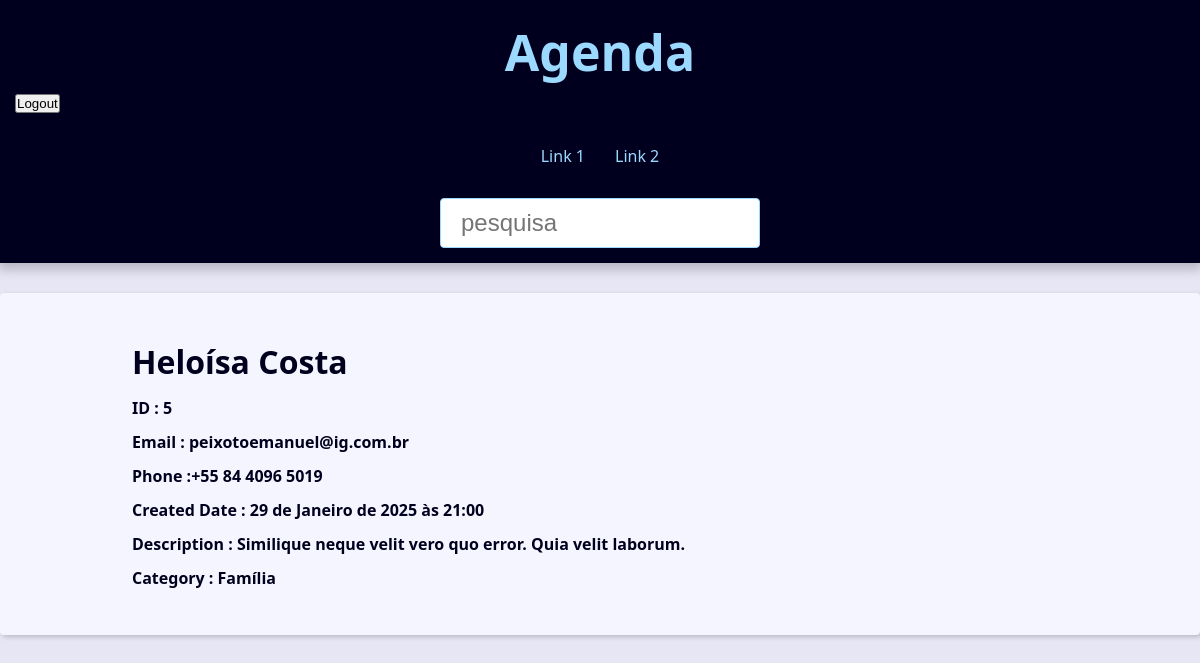
/agenda/5/ (signed in), run on an earlier commit of the app's database.
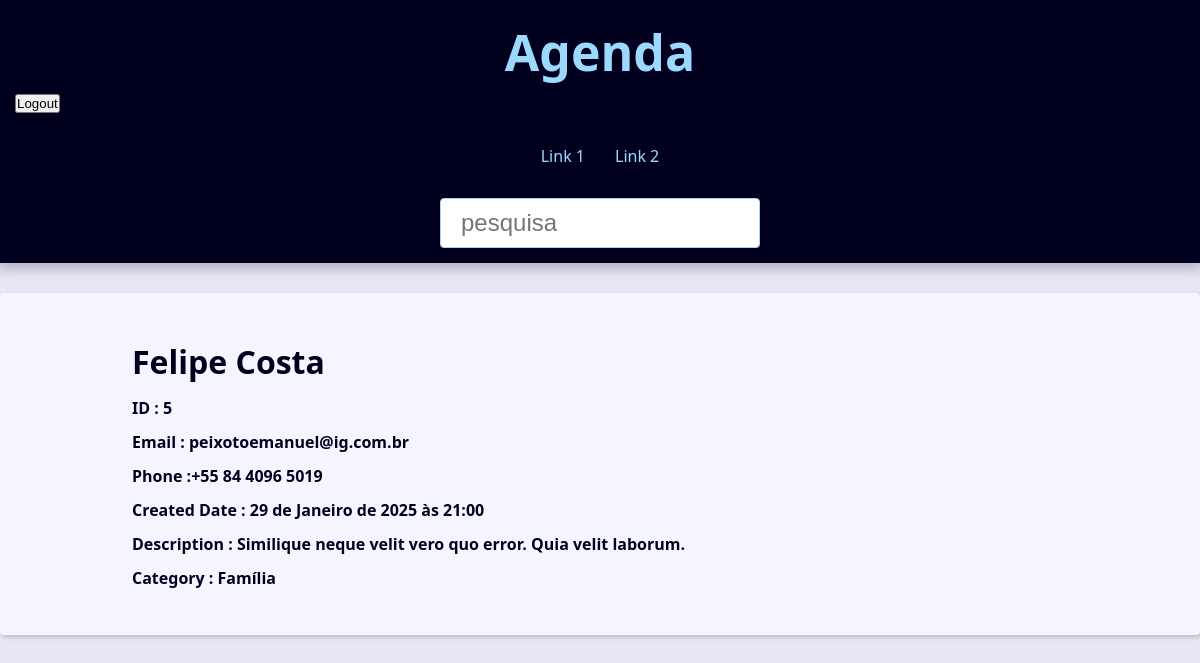
And on a later commit of the database.
### contact/models.py (models this page shows, shortened)
class Contact(models.Model):
  first_name = models.CharField(max_length=50)
  last_name = models.CharField(max_length=50,blank=True)
  phone = models.CharField(max_length=50)
  email = models.EmailField(max_length=254, blank=True)
  created_date = models.DateTimeField(default=timezone.now)  # Django executa a função timezone.now() quando o objeto Contato é criado
  description = models.TextField(blank=True)
  show = models.BooleanField(default=True)
  picture = models.ImageField(blank=True,upload_to='pictures/%Y/%m') # Depende do pillow
  category = models.ForeignKey(Category,
  on_delete=models.SET_NULL,  # Tipos de on_delete => 1) CASCADE 2) SET_NULL 3) PROTECT 4 ) SET_DEFAULT
  blank=True,null=True)
  owner = models.ForeignKey(User,on_delete=models.SET_NULL,blank=True,null=True)
  class Meta:
    verbose_name = 'Contact'
    verbose_name_plural = 'Contacts'

class Category(models.Model):
  name = models.CharField(max_length=50)
  class Meta:
    verbose_name = 'Category'
    verbose_name_plural = 'Categories'

### contact/views/contact_views.py (the view)
# urls.py: path('<int:contact_id>/',views.contact,name='contact'),
@login_required
def contact(request,contact_id):
  single_contact = get_object_or_404(Contact,pk=contact_id,show=True) # Se não houver id existente levanta erro 404
  contact_name = f'{single_contact.first_name} {single_contact.last_name} - '
  context = {
    'contact': single_contact,
    'site_title':contact_name
  }
  return render(request, 'contact/contact.html',context)

### contact/templates/contact/contact.html
{% extends 'global/base.html' %} {% block content %}
<div class="single-contact">
  <h1 class="single-contact-name">
    {{ contact.first_name}} {{ contact.last_name}}
  </h1>
  <p><b>ID : {{contact.id}}</b></p>
  <p><b>Email : {{contact.email}}</b></p>
  <p><b>Phone :{{contact.phone}}</b></p>
  <p><b>Created Date : {{contact.created_date}}</b></p>
  <p><b>Description : {{contact.description}}</b></p>
  <p><b>Category : {{contact.category.name}}</b></p>
</div>
{% endblock content %}

### base_templates/global/base.html
<!DOCTYPE html>
<html lang="pt-BR">
  <head>
  {% include "global/partials/_head.html" %}
  </head>
  <body>
  {% include 'global/partials/_header.html' %}
    <main class="content">{% block content %}{% endblock content %}</main>
  </body>
</html>

### base_templates/global/partials/_head.html (shortened to what this page needs)
{% load static %}
<link rel="stylesheet" href="{% static 'global/css/style.css' %}" />

### base_templates/global/partials/_header.html (shortened to what this page needs)
<header class="header">
  <h1 class="header-heading">
    <a href="{% url 'contact:index' %}" class="header-link">Agenda</a>
  </h1>
  {% if user.is_authenticated %}
  <form action="{% url 'logout' %}" method="post" style="display: inline">
    <button type="submit">Logout</button>
  </form>
  {% else %}
  <a href="{% url 'login' %}">Entrar</a>
  {% endif %}
  <nav class="menu">
    <ul class="menu-list">
      <li class="menu-item">
        <a href="" class="menu-link">Link 1</a>
      </li>
      <li class="menu-item">
        <a href="" class="menu-link">Link 2</a>
      </li>
    </ul>
  </nav>
  <div class="search">
    <form action="" method="get">
      <input
        type="text"
        class="search-input"
        placeholder="pesquisa"
        id="search"
        name="q"
      />
    </form>
  </div>
</header>

### base_static/global/css/style.css (style rules this page uses)
:root { --spacing: 1.5rem; --link-dark-color: rgb(0, 83, 134); --link-light-color: rgb(156, 217, 255); --clr-white: rgb(245, 245, 255); --clr-black: rgb(0, 0, 30); --clr-light-gray: rgb(230, 230, 245); --clr-dark-shadow-5: rgba(0, 0, 10, 5%); --clr-dark-shadow-10: rgba(0, 0, 10, 10%); --clr-dark-shadow-20: rgba(0, 0, 10, 20%); --clr-light-shadow-5: rgba(200, 200, 255, 5%); --clr-light-shadow-10: rgba(200, 200, 255, 10%); --clr-light-shadow-20: rgba(200, 200, 255, 20%); --main-page-width: 120rem; --table-min-width: 60rem; --biggest-font-size: 5rem; --bigger-font-size: 4rem; --big-font-size: 3.2rem; --medium-font-size: 2.4rem; --small-font-size: 1.6rem; --smaller-font-size: 1.4rem; --smallest-font-size: 1.2rem; --transition-fast: 300ms; --transition-medium: 600ms; --transition-slow: 1s; --default-border-radius: 4px; }
*, *::before, *::after { margin: 0; padding: 0; box-sizing: border-box; }
html { font-size: 62.5%; }
body { font-family: system-ui, -apple-system, BlinkMacSystemFont, 'Segoe UI', Roboto, Oxygen, Ubuntu, Cantarell, 'Open Sans', 'Helvetica Neue', sans-serif; line-height: 1.5; font-size: var(--small-font-size); color: var(--clr-black); -webkit-font-smoothing: antialiased; background: var(--clr-light-gray); }
.header { background: var(--clr-black); padding: var(--spacing); box-shadow: 0 5px 10px 2px var(--clr-dark-shadow-20); z-index: 1; position: relative; }
.header-heading { font-size: var(--biggest-font-size); text-align: center; }
.header-link { color: var(--link-light-color); text-decoration: none; transition: filter var(--transition-fast) ease-in-out; }
.menu { margin: var(--spacing); }
.menu-list { list-style: none; display: flex; justify-content: center; flex-flow: row wrap; }
.menu-link { display: block; padding: var(--spacing); color: var(--link-light-color); text-decoration: none; transition: background-color var(--transition-fast) ease-in-out; border-radius: var(--default-border-radius); }
.content { max-width: var(--main-page-width); margin: calc(var(--spacing) * 2) auto; padding: var(--spacing); background: var(--clr-white); box-shadow: 2px 2px 5px var(--clr-dark-shadow-20); border-radius: var(--default-border-radius); }
@media (min-width: 600px) { .single-contact { max-width: 80%; margin: calc(var(--spacing) * 2) auto; } }
.single-contact h1 { margin: 1rem 0; }
.single-contact p { margin: 1rem 0; }
.search { display: flex; justify-content: center; }
.search-input { font-size: var(--medium-font-size); padding: 1rem 2rem; width: 100%; max-width: 32rem; border-radius: var(--default-border-radius); border: 1px solid var(--link-light-color); }

What changed in the data, as far as the page shows it:
changed Contact "Costa": first_name "Heloísa" → "Felipe"
